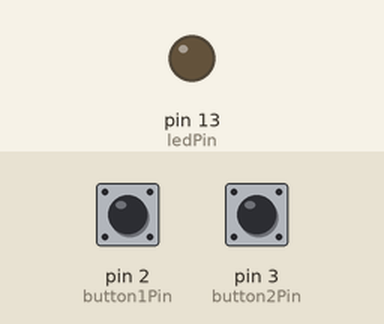
The sketch below on a simulated Arduino Uno, built with avr-gcc and run on an emulated ATmega328P. Parts: output pins drawn as LEDs (lit = HIGH). The inputs (shaded band) are chosen by the test bench; at power-on: pin 2 (button1Pin) HIGH, pin 3 (button2Pin) HIGH.

Above: at 1.2 s.
1.3 s: pin 2 (button1Pin) pulled LOW for 0.15 s
At 2.5 s:
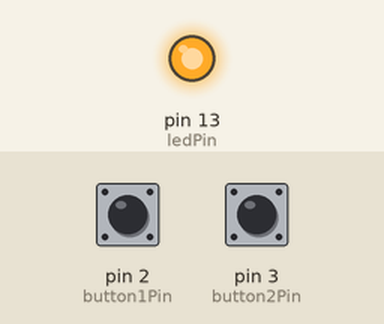
2.9 s: pin 3 (button2Pin) pulled LOW for 0.15 s
At 3.7 s:
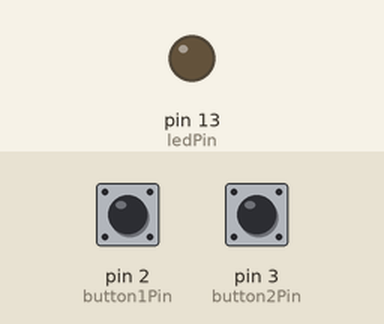
4.5 s: pin 2 (button1Pin) pulled LOW for 1 s
At 5.0 s:
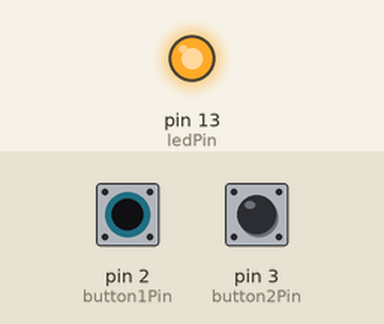
Timing chart, 0 to 7.5 s (numbered marks = the images above; inputs shaded):
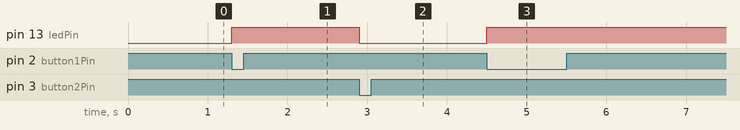

Measured:
- after the input at 1.3 s, pin 13 (ledPin): LOW → HIGH at once
- after the input at 2.9 s, pin 13 (ledPin): HIGH → LOW at once
- after the input at 4.5 s, pin 13 (ledPin): LOW → HIGH at once

The sketch:

es1.ino
```cpp
#define button1Pin 2
#define button2Pin 3
#define ledPin 13

void setup() {
  //Impostiamo i pin dei pulsanti come ingresso
  pinMode(button1Pin, INPUT_PULLUP);
  pinMode(button2Pin, INPUT_PULLUP);

  //Impostiamo il pin del LED come uscita
  pinMode(ledPin, OUTPUT);
}

void loop() {
  //Leggiamo lo stato dei pulsanti
  int button1State = !digitalRead(button1Pin);
  int button2State = !digitalRead(button2Pin);

  //Se il primo pulsante è premuto, accendiamo il LED
  if (button1State == HIGH) {
    digitalWrite(ledPin, HIGH);
  }

  //Se il secondo pulsante è premuto, spegniamo il LED
  if (button2State == HIGH) {
    digitalWrite(ledPin, LOW);
  }
}
```
